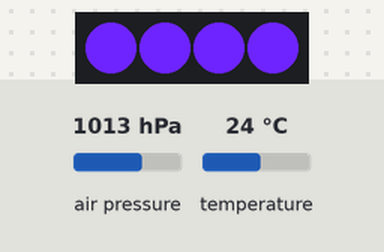
This sketch was run on a simulated Arduino Uno, built with avr-gcc and run on an emulated ATmega328P. On the bench: 4 RGB LEDs in strip order, left to right. Inputs (shaded band) come from the test bench; at power-on: air pressure 1013 hPa, temperature 24 °C. What the sketch prints to the serial monitor is not drawn.

Above: at 0.1 s.
At 2.11 s:
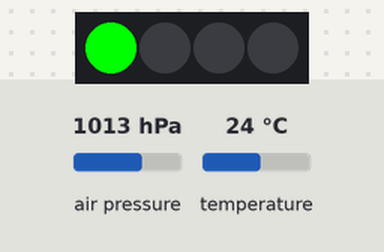
12.2 s: air pressure set to 952 hPa
At 13.5 s:
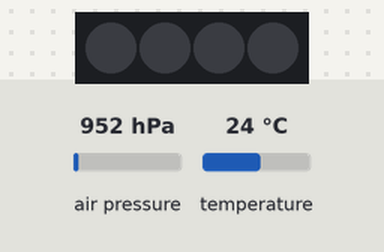
Timing chart, 0 to 15.2 s (numbered marks = the images above; inputs shaded):
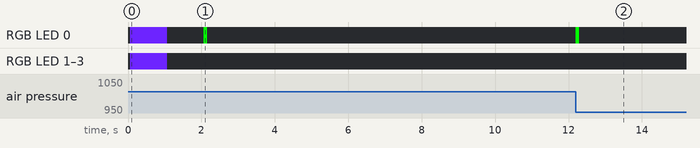

The sketch:

arduino_altimeter.ino
```cpp
#include <Adafruit_BMP085.h>

// LED Skydive Altimeter Sketch by Bodey Marcoccia
// Altitude settings can be modified by changing the four altitude variables near the top of the code.

#include <SFE_BMP180.h>
#include <Wire.h>
#include <Adafruit_NeoPixel.h>

SFE_BMP180 pressure;

#define PIN 2
Adafruit_NeoPixel strip = Adafruit_NeoPixel(4, PIN, NEO_GRB + NEO_KHZ800);

uint32_t blue      = strip.Color(0, 0, 255);
uint32_t cyan      = strip.Color(36, 182, 255);
uint32_t cyan_dim  = strip.Color(0, 20, 20);
uint32_t green     = strip.Color(0, 255, 0);
uint32_t red       = strip.Color(255, 0, 0);
uint32_t violet    = strip.Color(109, 36, 255);
uint32_t white_dim = strip.Color(20, 20, 20);
uint32_t yellow    = strip.Color(255, 255, 0);
uint32_t off       = strip.Color(0, 0, 0);

int exitalt  = 4000; // Set exit altitude.
int breakalt = 1500; // Set breakoff altitude.
int pullalt  = 1000; // Set pull altitude.
int harddeck = 700;  // Set hard deck.
int num_leds = 4;    // Set number of LEDs

double baseline;

int startup = 0;
int altreached = 0;

int setLEDColors(int nr_leds, uint32_t color) {
  for(uint16_t i=0; i<nr_leds; i++) {
      strip.setPixelColor(i, color);
  }
  strip.show();
}

int blinkLEDColors(int nr_leds, uint32_t color, int on_time, int off_time) {
  for(uint16_t i=0; i<nr_leds; i++) {
    strip.setPixelColor(i, color);
  }
  strip.show();
  delay(on_time);
  for(uint16_t i=0; i<nr_leds; i++) {
    strip.setPixelColor(i, off);
  }
  strip.show();
  delay(off_time);
}

void setup() {
  Serial.begin(9600);

  if (pressure.begin())
    Serial.println("BMP180 init success");
  else {
    Serial.println("BMP180 init fail (disconnected?)\n\n");
    while (1);
  }

  baseline = getPressure();
  strip.begin();
  strip.show();
}

void loop() {
  double a, P;
  P = getPressure();
  a = pressure.altitude(P, baseline);
  int agl = a;

  if (startup == 0) { // Violet through all LEDs on startup. Sets startup variable to 1.
    setLEDColors(num_leds, violet);
    delay(1000);
    setLEDColors(num_leds, off);
    delay(1000);
    startup = 1;
  }

  if (altreached == 0 && agl > 3500) { // Blinks green five times when approaching altitude.
    for(uint16_t i=0; i<5; i++) {
      setLEDColors(num_leds, green);
      delay(100);
      setLEDColors(num_leds, off);
    }
    altreached = 1;
  }

  if (altreached == 0 && agl < 300) { // Blinks green every five seconds before 300 AGL.
    blinkLEDColors(1,green,100,10000);
  }

  if (altreached == 1 && agl > 3500) {
    setLEDColors(num_leds,blue);
  }
  else if (altreached == 1 && agl < 3500 && agl > 3000) {
    blinkLEDColors(num_leds,blue,1000,1000);
  }
  else if (altreached == 1 && agl < 3000 && agl > 2500) {
    setLEDColors(num_leds,green);
  }
  else if (altreached == 1 && agl < 2500 && agl > 2000) {
    blinkLEDColors(num_leds,green,1000,1000);
  }
  else if (altreached == 1 && agl < 2000 && agl > 1500) {
    setLEDColors(num_leds,yellow);
  }
  else if (altreached == 1 && agl < 1500 && agl > 1000) {
    setLEDColors(num_leds,red);
  }
  else if (altreached == 1 && agl < 1000) {
    blinkLEDColors(num_leds,red,300,300);
  }
}

double getPressure() {
  char status;
  double T, P, p0, a;

  status = pressure.startTemperature();
  if (status != 0)
  {

    delay(status);

    status = pressure.getTemperature(T);
    if (status != 0)
    {
      status = pressure.startPressure(3);
      if (status != 0)
      {
        delay(status);

        status = pressure.getPressure(P, T);
        if (status != 0)
        {
          return (P);
        }
        else Serial.println("error retrieving pressure measurement\n");
      }
      else Serial.println("error starting pressure measurement\n");
    }
    else Serial.println("error retrieving temperature measurement\n");
  }
  else Serial.println("error starting temperature measurement\n");
}
```
